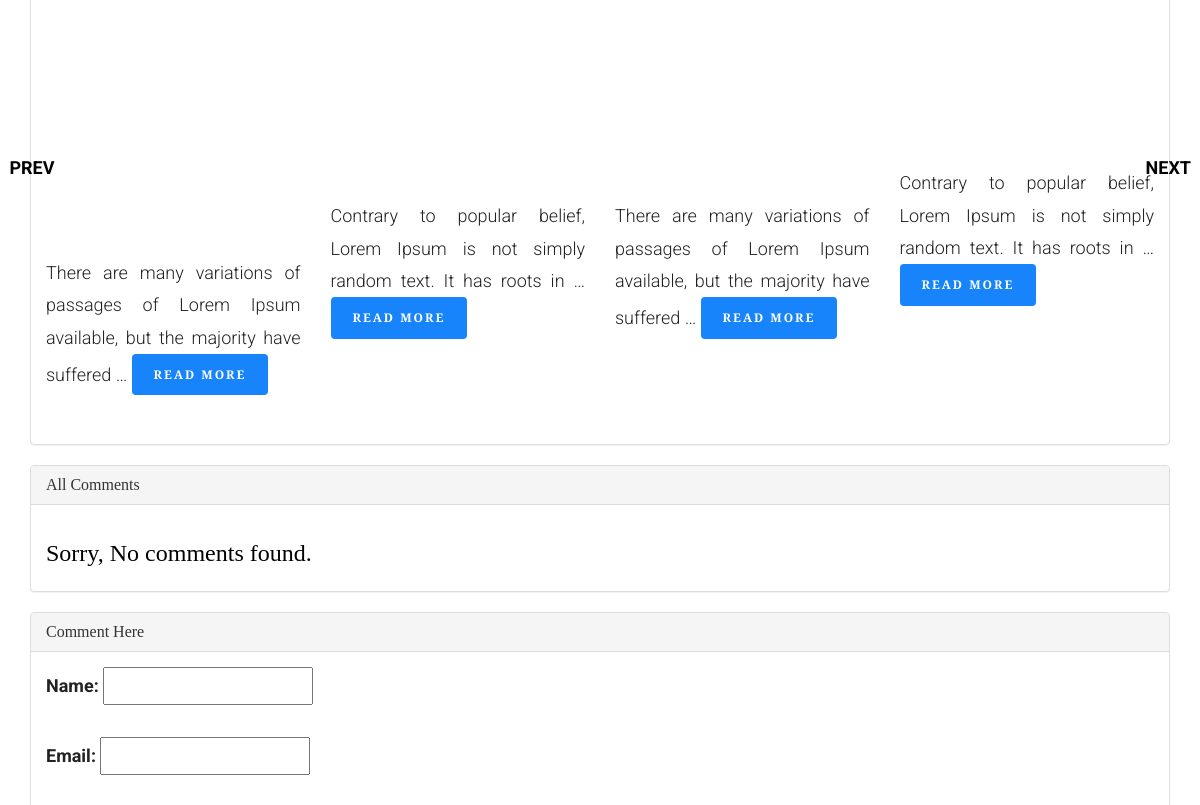
/article/10/ (middle part), run on an earlier commit of the app's database.
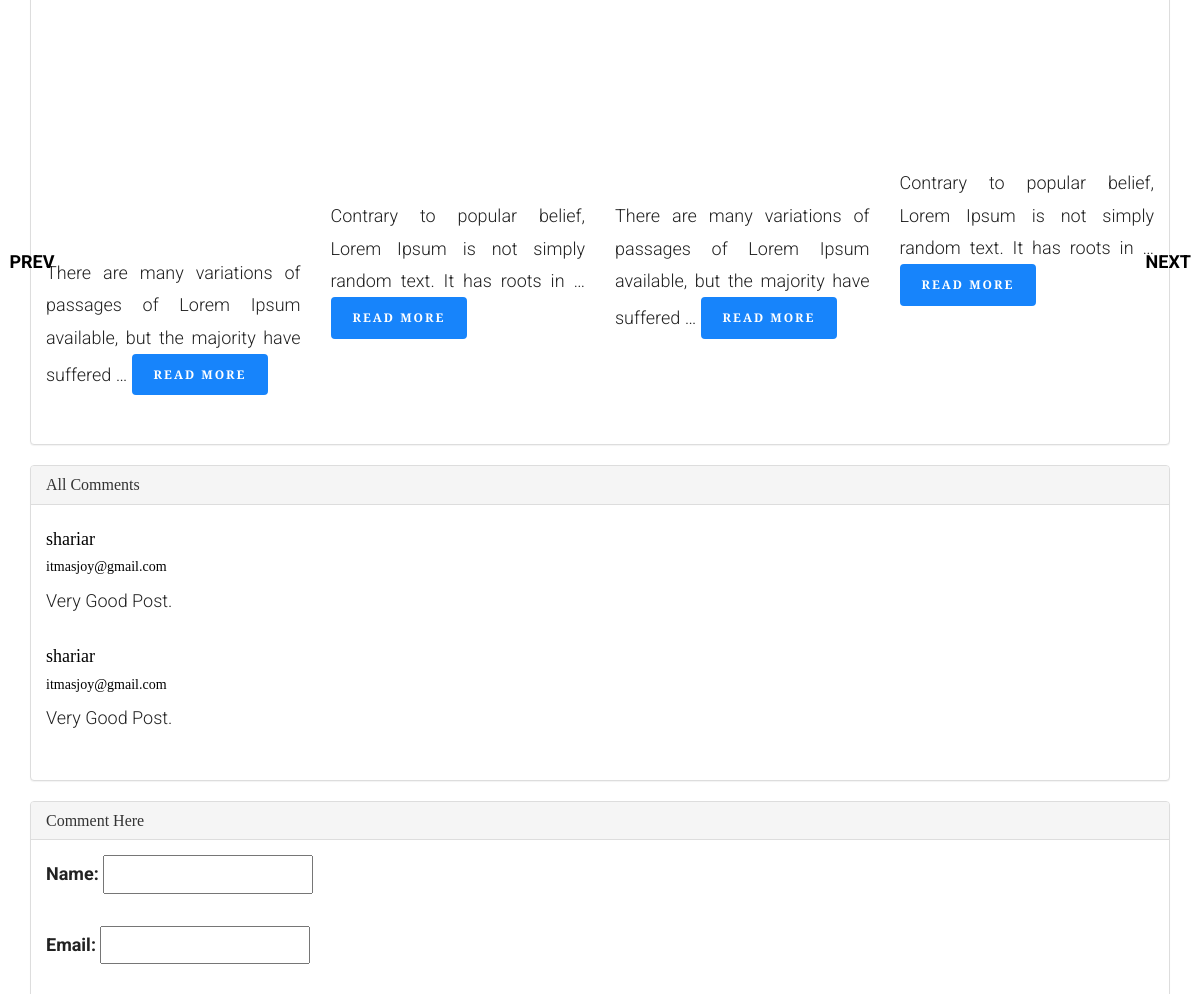
And on a later commit of the database.
### blog/models.py (models this page shows, shortened)
class Article(models.Model):
    article_author = models.ForeignKey(Author, on_delete=models.CASCADE)
    title = models.CharField(max_length=200)
    body = RichTextUploadingField()
    image = models.FileField()
    category = models.ForeignKey(Category, on_delete=models.CASCADE)
    posted_on = models.DateTimeField(auto_now=False, auto_now_add=True)
    updated_on = models.DateTimeField(auto_now=True, auto_now_add=False)

class Comment(models.Model):
    post = models.ForeignKey(Article, models.CASCADE)
    name = models.CharField(max_length=100)
    email = models.EmailField(max_length=200)
    post_comment = models.TextField()

### blog/views.py (the view)
# urls.py: path('article/<int:id>/', views.getsingle, name="single_post"),
def getsingle(request, id):
    post = get_object_or_404(Article, pk=id)
    first_post = Article.objects.first()
    last_post = Article.objects.last()
    related_posts = Article.objects.filter(category=post.category).exclude(id=id)[:4]
    get_comments = Comment.objects.filter(post=id)
    form = commentForm(request.POST or None)
    if form.is_valid():
        instance = form.save(commit=False)
        instance.post = post
        instance.save()
    context = {
        'post':post,
        'first_post':first_post,
        'last_post':last_post,
        'related_posts':related_posts,
        'form':form,
        'comments':get_comments,
    }
    return render(request, 'blog/single.html', context)

### blog/forms.py
class commentForm(forms.ModelForm):
    class Meta:
        model = Comment
        fields = [
            'name',
            'email',
            'post_comment',
        ]

### blog/templates/blog/single.html (shortened to what this page needs)
{% extends 'blog/base.html' %}
{% load static %}
	{% block content %}
	{% if post.id %}
			{% if post.id > first_post.id %}
				<a href="{% url 'single_post' id=post.id|add:'-1' %}" class="fh5co-post-prev"><span><i class="icon-chevron-left"></i> Prev</span></a>
			{% endif %}
			{% if post.id < last_post.id %}
			   <a href="{% url 'single_post' id=post.id|add:'1' %}" class="fh5co-post-next"><span>Next <i class="icon-chevron-right"></i></span></a>
			{% endif %}
	{% endif %}
	<div class="container-fluid">
			<div class="container">
				<div class="panel panel-default">
					<div class="panel-body">
						<div class="row">
							{% for related_post in related_posts %}
							<div class="col-md-3">
								<a href="{% url 'single_post' id=related_post.id %}"><h2 class="fh5co-article-title animate-box text-center">{{ related_post.title }}</h2></a>
								<p class="text-justify">{{ related_post.body|truncatewords:15 }}
								<a class="btn btn-info view overlay zoom" href="{% url 'single_post' id=post.id %}">Read More</a>
								</p>
							</div>
							{% endfor %}
						</div>
					</div>
				</div>
		   </div>
		   <div class="container">
		   <div class="single_post_comment">
			   <div class="panel panel-default">
				   <div class="panel-heading">
					   <h3 class="panel-title">All Comments</h3>
				   </div>
				   <div class="panel-body">
					{% for comment in comments %}
					<div class="single_comment">
					 <h4>{{ comment.name }}</h4>
					 <h5>{{ comment.email }}</h5>
					 <p>{{ comment.post_comment }}</p>
					</div>
						{% empty %}
						<h3>Sorry, No comments found.</h3>
					{% endfor %}
				   </div>
			   </div>
		   </div>
		   <div class="panel panel-default">
			   <div class="panel-heading">
				   <h4 class="panel-title">Comment Here</h4>
			   </div>
			   <div class="panel-body">
					<form action="" method="post">
						{{ form.as_p }}
					</form>
			   </div>
		   </div>
		  </div>
		</div>
	{% endblock content %}

What changed in the data, as far as the page shows it:
added Comment: name "shariar", email "itmasjoy@gmail.com", post_comment "Very Good Post."
added Comment: name "shariar", email "itmasjoy@gmail.com", post_comment "Very Good Post."
Also different on the page:
text no longer shown: "Sorry, No comments found."
